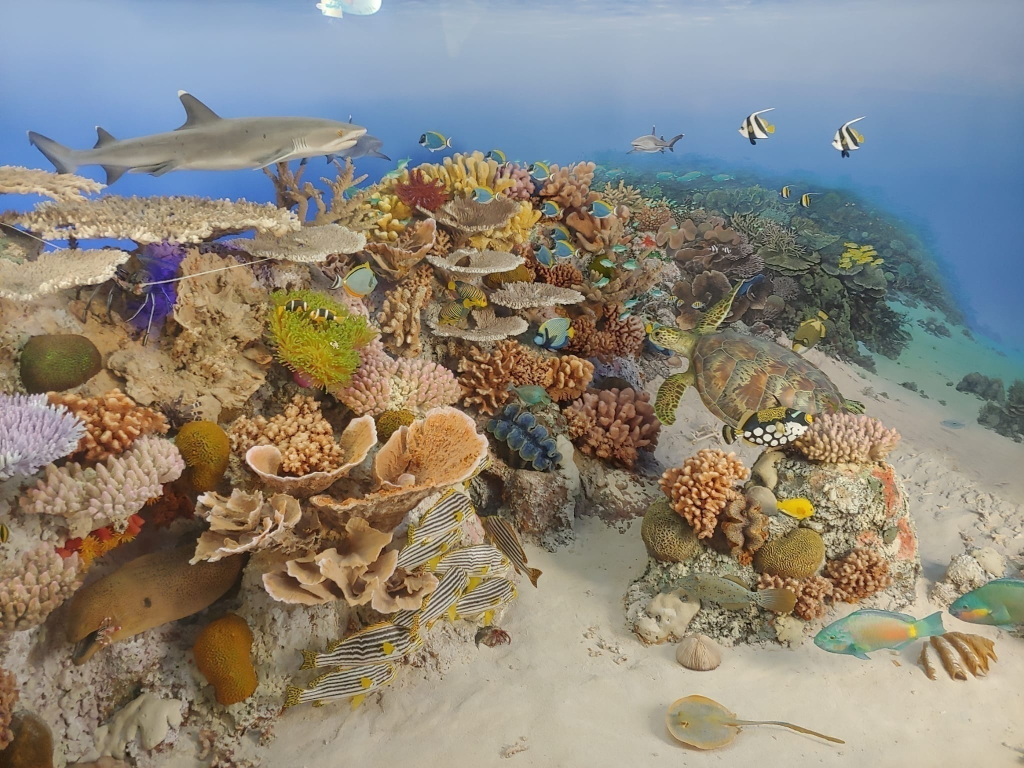
#> input picture images/aquarium.jpeg, 2048 x 1536 px (shown at 1/2 size)
$ python main.py
#> lines starting #> are read from the running program, lines starting #| are printed output that depends on the picture
### basic_image_operations.py
import cv2
import os
import numpy as np

# [61 lines left out: functions create_ppm_image, load_ppm_image, not called in this run]

def create_image(width: int, height: int, channels: int, gray_value: int) -> np.ndarray:
    image = np.zeros([height, width, channels], dtype=np.uint8)
    image[:] = gray_value
    return image

def create_image_with_gradient(width: int, height: int, brightness: int) -> np.ndarray:
    image = np.zeros([height, width, 3], dtype=np.uint8)
    for x in range(width):
        for y in range(height):
            blue = int(brightness * (x / width))
            green = int(brightness * (y / height))
            red = int(brightness * ((x + y) / (width + height)))
            image[y, x] = (blue, green, red)
    return image

def load_image(image_path: str) -> np.ndarray | None:
    if os.path.exists(image_path):
        img = cv2.imread(image_path)
        if img is None:
            print("Error: Unable to load image.")
            return None
        print(f"Image loaded from {image_path}")
        if len(img.shape) == 3 and image_path.split('.')[-1] == 'pgm':
            img = img[:,:, 0]
        return np.uint8(img)
    else:
        print("Error: File not found.")
        return None

# [11 lines left out: function load_images, not called in this run]

def save_image(image: np.ndarray, save_path: str) -> None:
    try:
        cv2.imwrite(save_path, image)
        print(f"Image saved at {save_path}")
    except Exception as e:
        print(f"Error saving image: {e}")

# [6 lines left out: function delete_image, not called in this run]

def show_image(image: np.ndarray, title: str = 'Image') -> None:
    if image is not None:
        cv2.imshow(title, image)
        cv2.waitKey(0)
        cv2.destroyAllWindows()
        print(f"Image displayed")
    else:
        print("Error: File not found.")

### geometrical_image_operations.py
import math
import numpy as np

def resize_image(image: np.ndarray, target_width: int, target_height: int) -> np.ndarray:
    height, width = image.shape[:2]
    x_min, x_max = 0, width - 1
    y_min, y_max = 0, height - 1
    reduced_image = np.zeros((target_height, target_width) + image.shape[2:], dtype=image.dtype)
    for m in range(target_width):
        for n in range(target_height):
            x = x_min + (m / (target_width - 1)) * (x_max - x_min)
            y = y_min + (n / (target_height - 1)) * (y_max - y_min)
            reduced_image[n, m] = image[int(y), int(x)]
    return reduced_image


def rotate_image(image: np.ndarray, degree: int = 90) -> np.ndarray:
    if degree == 360:
        return image

    rad = math.radians(degree)

    if len(image.shape) == 3:
        height, width, channels = image.shape
    else:
        height, width = image.shape
        channels = 1

    cos_theta = abs(math.cos(rad))
    sin_theta = abs(math.sin(rad))
    new_width = int(width * cos_theta + height * sin_theta)
    new_height = int(width * sin_theta + height * cos_theta)

    output = np.zeros((new_height, new_width, channels), dtype=image.dtype)

    original_cx, original_cy = width / 2, height / 2
    new_cx, new_cy = new_width / 2, new_height / 2

    for y in range(height):
        for x in range(width):
            x_shifted, y_shifted = x - original_cx, y - original_cy
            new_x = int(math.cos(rad) * x_shifted - math.sin(rad) * y_shifted + new_cx)
            new_y = int(math.sin(rad) * x_shifted + math.cos(rad) * y_shifted + new_cy)

            if 0 <= new_x < new_width and 0 <= new_y < new_height:
                output[new_y, new_x] = image[y, x]

    for y in range(new_height):
        for x in range(new_width):
            pixel_is_not_black = np.sum(output[y, x].astype(np.int16)) != 0
            if pixel_is_not_black:
                continue

            x_shifted, y_shifted = x - new_cx, y - new_cy
            original_x = int(math.cos(-rad) * x_shifted - math.sin(-rad) * y_shifted + original_cx)
            original_y = int(math.sin(-rad) * x_shifted + math.cos(-rad) * y_shifted + original_cy)

            pixel_not_in_original_image = original_x < 0 or original_y < 0 or original_x >= width or original_y >= height
            if pixel_not_in_original_image:
                continue

            pixels = []
            for a, b in [(-1, -1), (-1, 0), (-1, 1), (0, -1), (0, 1), (1, -1), (1, 0), (1, 1)]:
                out_of_bounds = not (0 <= x + a < new_width and 0 <= y + b < new_height)
                if out_of_bounds:
                    continue
                pixel_is_black = np.sum(output[y + b, x + a].astype(np.int16)) == 0
                if pixel_is_black:
                    continue
                pixels.append(output[y + b, x + a].astype(np.int16))

            if pixels:
                output[y, x] = np.uint8(sum(pixels) / len(pixels))

    return output


def mirror_image(image: np.ndarray, mode: str = 'vertical') -> np.ndarray:
    if len(image.shape) == 3:
        height, width, channels = image.shape
    else:
        height, width = image.shape
        channels = 1
    match mode:
        case 'vertical':
            output = np.zeros((height, width, channels), dtype=image.dtype)
            for i in range(height):
                for j in range(width):
                    output[i, j] = image[i, width-j-1]
            return output

        case 'horizontal':
            output = np.zeros((height, width, channels), dtype=image.dtype)
            for i in range(height):
                for j in range(width):
                    output[i, j] = image[height-i-1, j]
            return output
    return image

### filters.py
import numpy as np
import statistical_operations as stat_ops

# [9 lines left out: function gray_scale_filter, not called in this run]

def black_white_filter(image: np.ndarray, threshold: int) -> np.ndarray | None:
    if len(image.shape) == 3:
        return None
    output = np.where(image >= threshold, 255, 0).astype(np.uint8)
    return output


def blur_filter(image: np.ndarray, kernel_dim: int, kernel_intensity: int) -> np.ndarray:
    if len(image.shape) == 3:
        height, width, channels = image.shape
    else:
        height, width = image.shape
        channels = 1
        image = np.expand_dims(image, axis=-1)

    kernel = np.ones((kernel_dim, kernel_dim, channels)) / kernel_intensity
    pad_size = kernel.shape[0] // 2
    image = np.pad(image, ((pad_size, pad_size), (pad_size, pad_size), (0, 0)), mode='constant')

    k_height, k_width, k_channels = kernel.shape
    out_height = height - k_height + 1
    out_width = width - k_width + 1
    output = np.zeros((out_height, out_width, channels), dtype=np.uint8)

    for z in range(channels):
        normalized_kernel = kernel[:, :, z] / np.sum(kernel[:, :, z])
        for y in range(out_height):
            for x in range(out_width):
                window = image[y:y + k_height, x:x + k_width, z]
                output[y, x, z] = np.sum(window * normalized_kernel)

    if output.shape[2] == 1:
        output = output[:, :, 0]

    return output


# [154 lines left out: functions sobel_filter, laplace_filter, linear_gray_scaling, isodensity_filter, erosion, dilation and 1 more, not called in this run]

### main.py
import basic_image_operations as basic_ops
import geometrical_image_operations as geo_ops
import filters


def main():

    img = basic_ops.create_image(width=800, height=600, channels=1, gray_value=128)
    basic_ops.show_image(img, 'created pixelmap')

    img = basic_ops.create_image_with_gradient(width=800, height=800, brightness=100)
    basic_ops.show_image(image=img, title='created pixelmap with gradient')
#> call 2 of show_image, with title = 'created pixelmap with gradient'
#> in show_image (call 2), `cv2.imshow(title, image)`:
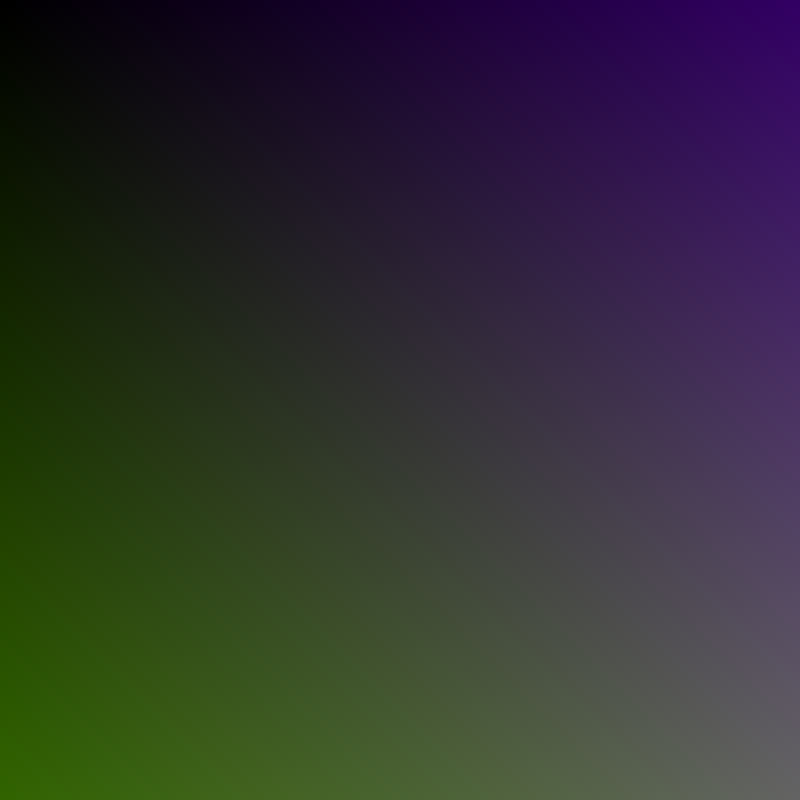
#> window 'created pixelmap with gradient': shape (800, 800, 3); mean B, G, R 49.5, 49.5, 49.5

    img_path = "images/aquarium.jpeg"
    img = basic_ops.load_image(image_path=img_path)
#> in load_image, img is the input picture: shape (1536, 2048, 3); mean B, G, R 123.7, 134.4, 139.4

    h, w = img.shape[:2]
#> h = 1536; w = 2048
    resized_img = geo_ops.resize_image(image=img, target_width=int(w/4), target_height=int(h/4))
#> after the loop in resize_image, `for m in range(target_width):`:
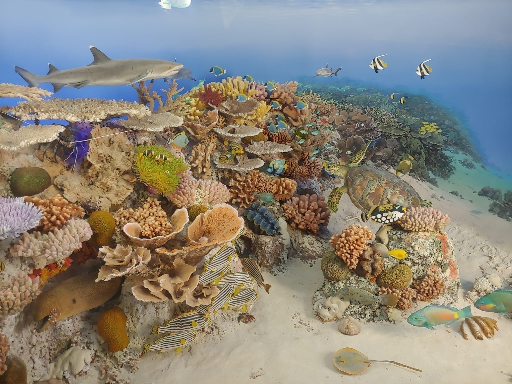
#> reduced_image: shape (384, 512, 3); mean B, G, R 123.8, 134.4, 139.4
    basic_ops.show_image(image=resized_img, title='resized image')
    basic_ops.save_image(image=resized_img, save_path="images/resized.ppm")

    img = resized_img

    bw_image = filters.black_white_filter(img, threshold=128)
    basic_ops.show_image(image=bw_image, title='black white image')
    basic_ops.save_image(image=bw_image, save_path="images/black_white.pgm")

    mirrored_vertically_img = geo_ops.mirror_image(image=img, mode='vertical')
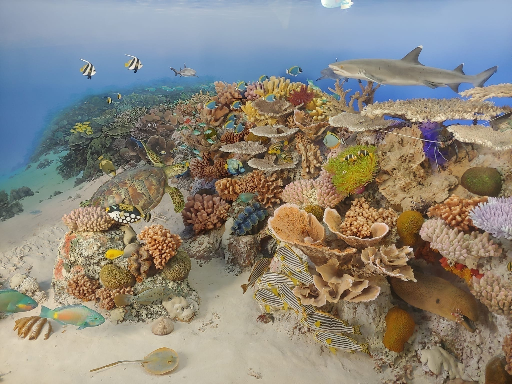
#> mirrored_vertically_img: shape (384, 512, 3); mean B, G, R 123.8, 134.4, 139.4
    basic_ops.show_image(image=mirrored_vertically_img, title='mirrored vertically')
    basic_ops.save_image(image=mirrored_vertically_img, save_path="images/mirrored_vertically.ppm")

    mirrored__horizontally_img = geo_ops.mirror_image(image=img, mode='horizontal')
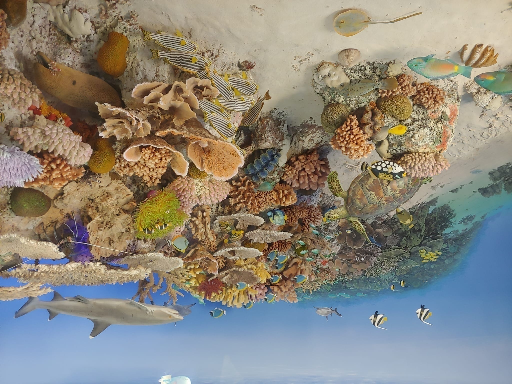
#> mirrored__horizontally_img: shape (384, 512, 3); mean B, G, R 123.8, 134.4, 139.4
    basic_ops.show_image(image=mirrored__horizontally_img, title='mirrored horizontally')
    basic_ops.save_image(mirrored__horizontally_img, save_path="images/mirrored_horizontally.ppm")

    degree = 45
    rotated_img = geo_ops.rotate_image(image=img, degree=degree)
#> after the loop in rotate_image, `for y in range(new_height):`:
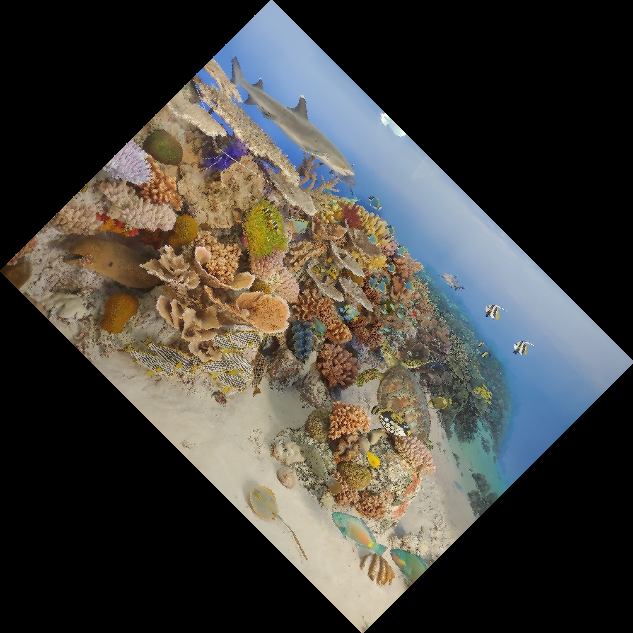
#> output: shape (633, 633, 3); mean B, G, R 61, 66.2, 68.7
    basic_ops.show_image(image=rotated_img, title=f"rotated image {degree} degree clockwise")
    basic_ops.save_image(image=rotated_img, save_path=f"images/{degree}_degree.ppm")

    blur_kernel_dim = 15
    blur_kernel_intensity = 40
    blurred_img = filters.blur_filter(image=img, kernel_dim=blur_kernel_dim, kernel_intensity=blur_kernel_intensity)
#> in blur_filter, `image = np.pad(image, ((pad_size, pad_size), (pad_size, pad_size), (0,..`:
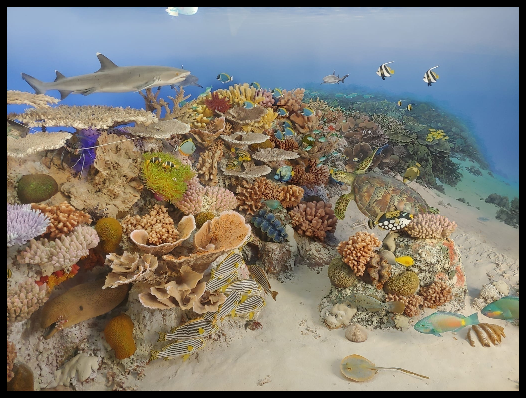
#> image: shape (398, 526, 3); mean of channels 0, 1, 2 116.3, 126.2, 130.9; drawn as B, G, R
#> after the loop in blur_filter, `for z in range(channels):`:
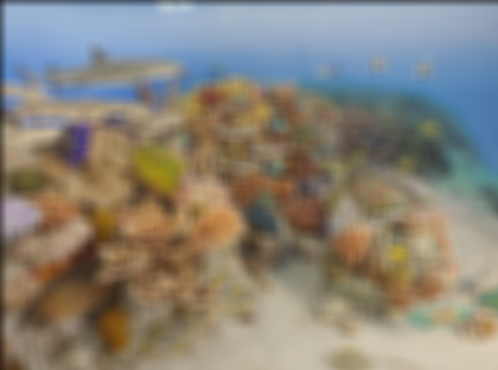
#> output: shape (370, 498, 3); mean of channels 0, 1, 2 120.3, 131.2, 136.6; drawn as B, G, R
    basic_ops.show_image(blurred_img, title='blurred image')
    basic_ops.save_image(blurred_img, save_path="images/blurred.ppm")

    gray_scaled_img = filters.gray_scale_filter(image=img)
    basic_ops.show_image(image=gray_scaled_img, title='gray scaled image')
    basic_ops.save_image(image=gray_scaled_img, save_path="images/gray_scaled.pgm")

    square_img = basic_ops.load_image(image_path='images/square.jpeg')
    h, w = square_img.shape[:2]
    square_img = geo_ops.resize_image(image=square_img, target_width=int(w/3), target_height=int(h/3))
    square_img = filters.gray_scale_filter(image=square_img)
    sobel_vertical_image = filters.sobel_filter(image=square_img, mode='vertical', intensity=1)
    sobel_horizontal_image = filters.sobel_filter(image=square_img, mode='horizontal', intensity=1)
    basic_ops.show_image(image=sobel_vertical_image, title='vertical sobel filter')
    basic_ops.show_image(image=sobel_horizontal_image, title=f'horizontal sobel filter')
    basic_ops.save_image(image=sobel_vertical_image, save_path=f"images/sobel_vertical.pgm")
    basic_ops.save_image(image=sobel_horizontal_image, save_path=f"images/sobel_horizontal.pgm")


if __name__ == "__main__":
    main()

$ run again, with images/mirrored_vertically.jpeg copied over images/aquarium.jpeg
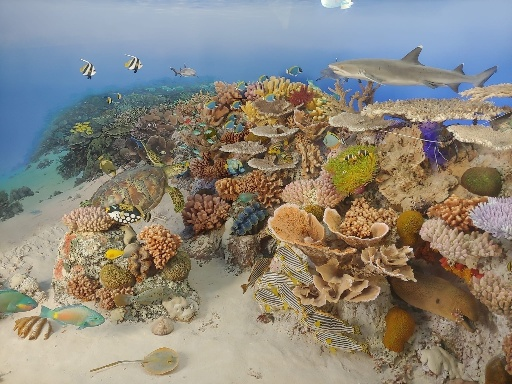
#> input picture images/mirrored_vertically.jpeg, 512 x 384 px
#> in load_image, img is the input picture: shape (384, 512, 3); mean B, G, R 123.8, 134.4, 139.4
#> after the loop in rotate_image, `for y in range(new_height):`:
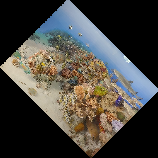
#> output: shape (158, 158, 3); mean B, G, R 62.6, 67.6, 69.9
#> after the loop in blur_filter, `for z in range(channels):`:
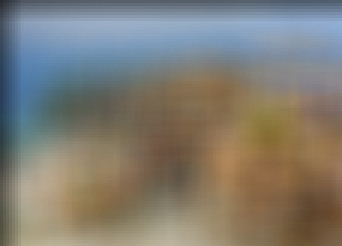
#> output: shape (82, 114, 3) (shown 3 times larger); mean of channels 0, 1, 2 114.9, 124.2, 128; drawn as B, G, R
